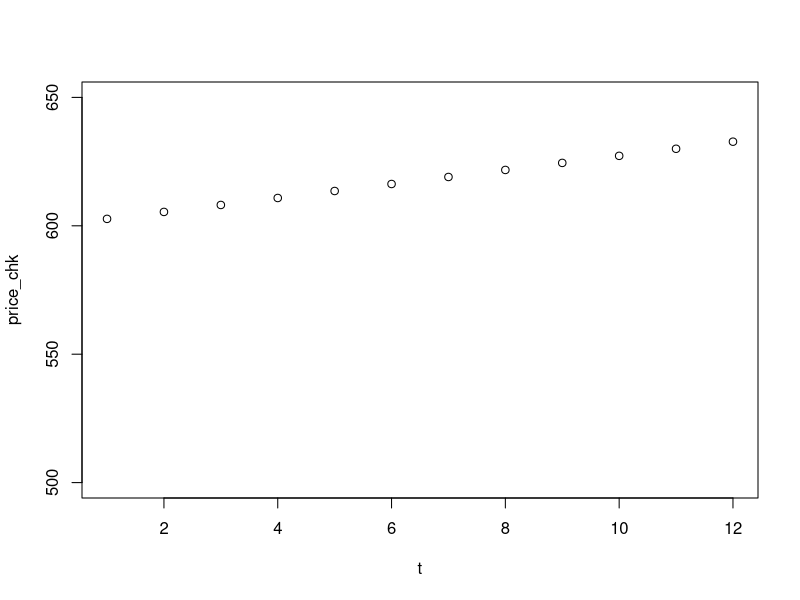
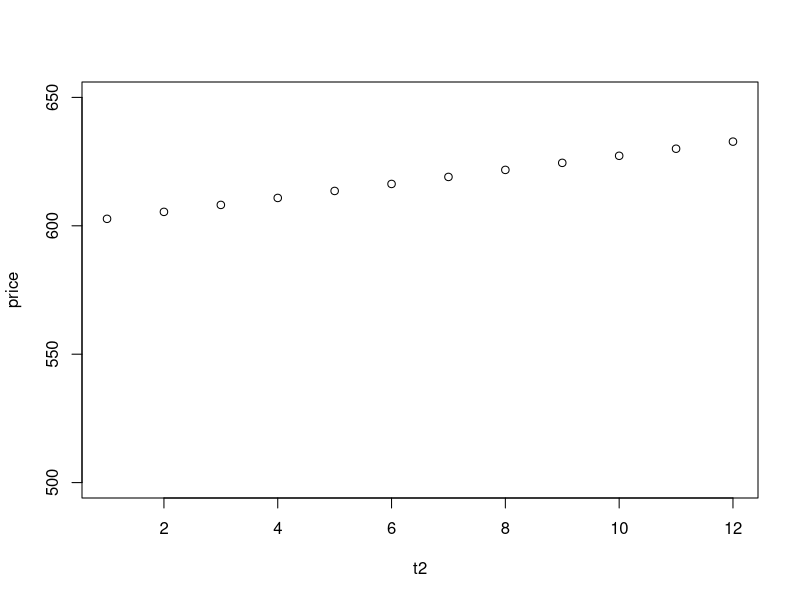
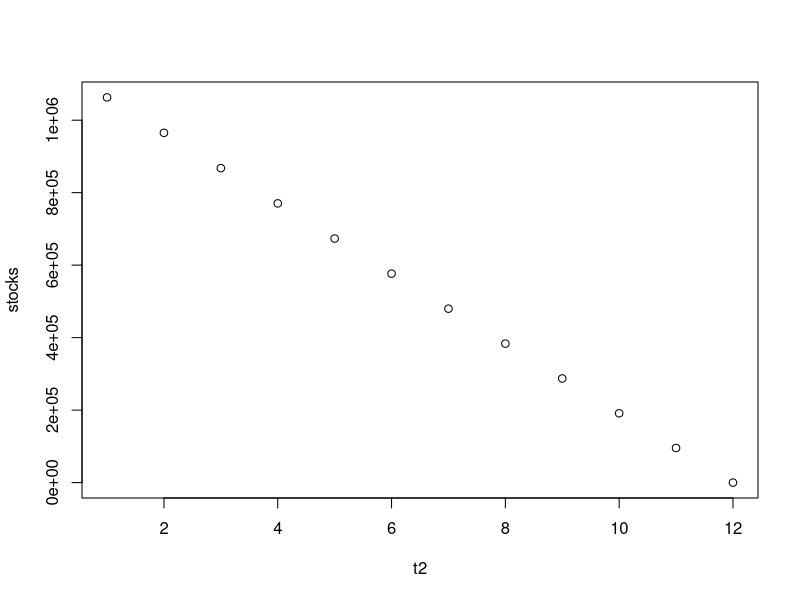
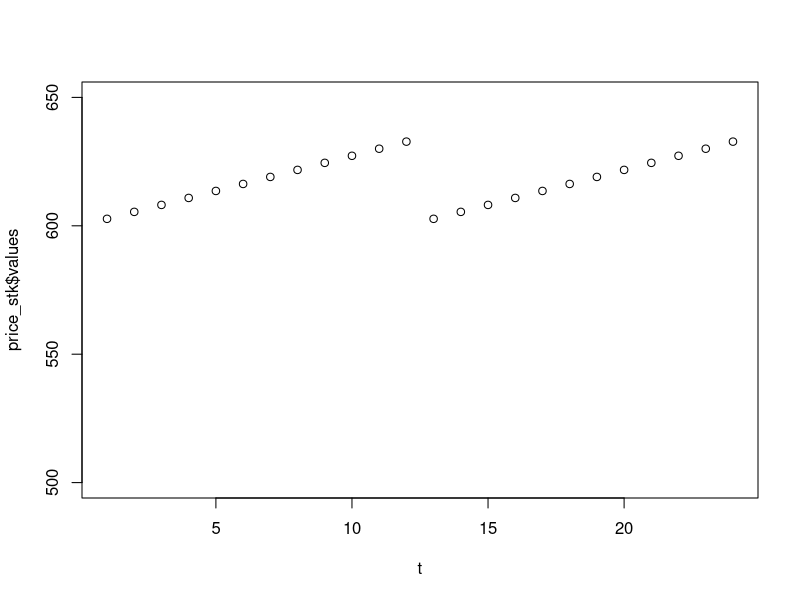

Recreate these plots in R, in order.
## ---- chunk 1
 Q_year <- 1160760
## ---- chunk 2
 Value <- 717000000
## ---- chunk 3
 (P <- Value/Q_year)
## ---- chunk 4
 (x <- Q_year/12)
## ---- chunk 5
 E <- -0.5
## ---- chunk 6
(b <- -1/E*P/x) 
## ---- chunk 7
(a <- (1-1/E)*P) 
## ---- chunk 8
a - b*x 
## ---- chunk 9
P0 <- 600 
## ---- chunk 10
m <- 1.5
r <- 0.002
## ---- chunk 11
price_chk <- numeric(12)
for(t in 1:12){
price_chk[t]<- (1+r)^t/r*(r*P0+m)-m/r
}
price_chk
## ---- chunk 12
 t <- 1:12
plot(t,price_chk, ylim=c(500,650))
## ---- chunk 13
S_in <- 0
S_out <- 0
H <- Q_year
(S_0 <- S_in + H)
## ---- chunk 14
N <- 12
(Z <- (1+r)/r*((1+r)^N-1))
## ---- chunk 15
(P0_star <- (a*r+m)*N/(Z*r) - m/r - b/Z*(S_0-S_out))
## ---- chunk 16
t2 <- 1:12
stocks <- numeric(12)
price <- numeric(12)
price[1] <- (1+r)^1/r*(r*P0_star+m)-m/r
stocks[1] <- S_0 - a/b +1/b*price[1]
for(t in 2:12){
price[t]<- (1+r)^t/r*(r*P0_star+m)-m/r
stocks[t]<- stocks[t-1]-a/b +1/b*price[t]
}
price
stocks
## ---- chunk 17
plot(t2,price, ylim=c(500,650))
plot(t2, stocks)

## ---- chunk 18
price_2 <- cbind(price, price)
price_2 <-as.data.frame(price_2)
price_stk <- stack(price_2)
price_stk
## ---- chunk 19
t <- 1:24
plot(t,price_stk$values, ylim=c(500,650))
## ---- chunk 20
H2 <- Q_year
S0 <- 1200000
S_out_A <- (a*r+m)*N/(b*r)*(1-(1+r)^12)
S_out_B <- (1+r)^12*S0 - H2
S_out_C <- (1+r)^12 + 1
(S_out <- (S_out_A+S_out_B)/S_out_C)
## ---- chunk 21
(P0_star_yr1 <- (a*r+m)*N/(Z*r) - m/r - b/Z*(S0-S_out))
stocks_yr1 <- numeric(12)
price_yr1 <- numeric(12)
price_yr1[1] <- (1+r)^1/r*(r*P0_star_yr1+m)-m/r
stocks_yr1[1] <- S0 - a/b +1/b*price_yr1[1]
for(t in 2:12){
price_yr1[t]<- (1+r)^t/r*(r*P0_star_yr1+m)-m/r
stocks_yr1[t]<- stocks_yr1[t-1]-a/b +1/b*price_yr1[t]
}
price_yr1
stocks_yr1

## ---- chunk 22
(P0_star_yr2 <- (a*r+m)*N/(Z*r) - m/r - b/Z*(S_0+S_out))
stocks_yr2 <- numeric(12)
price_yr2 <- numeric(12)
price_yr2[1] <- (1+r)^1/r*(r*P0_star_yr2+m)-m/r
stocks_yr2[1] <- S_0 +S_out - a/b +1/b*price_yr2[1]
for(t in 2:12){
price_yr2[t]<- (1+r)^t/r*(r*P0_star_yr2+m)-m/r
stocks_yr2[t]<- stocks_yr2[t-1]-a/b +1/b*price_yr2[t]
}
price_yr2
stocks_yr2

